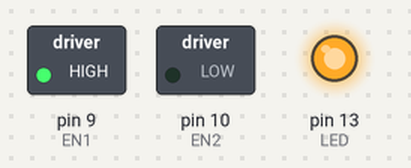
Bench run of a sketch on a simulated Arduino Uno, built with avr-gcc and run on an emulated ATmega328P. Shown: switched loads named in the sketch (green lamp = pin HIGH), output pins drawn as LEDs (lit = HIGH).

Above: at 1.0 s.
At 3.0 s:
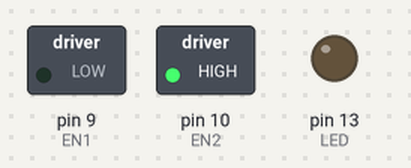
Timing chart, 0 to 5.2 s (numbered marks = the images above):
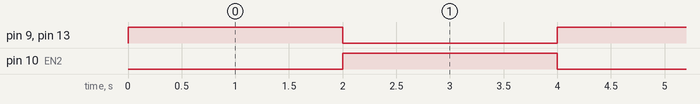

Measured:
- by itself, pin 9 (EN1), pin 10 (EN2), pin 13 (LED): alternates HIGH for 2.0 s and LOW for 2.0 s
- by itself, everything shown: repeats every 4.0 s, in 3 steps

The sketch:

linear_actuator_test.ino
```cpp
#define LED 13
//#define ENA 10
//#define ENB 5
#define EN1 9
#define EN2 10
//#define EN3 7
//#define EN4 6
int Motor_speed = 100;
void setup()
{
  //pinMode(ENA,OUTPUT);
  //pinMode(ENB,OUTPUT);
  pinMode(LED, OUTPUT);
  pinMode(EN1, OUTPUT);
  pinMode(EN2, OUTPUT);
  //pinMode(EN3,OUTPUT);
  //pinMode(EN4,OUTPUT);
}
void loop()
{
  digitalWrite(LED, HIGH);   // set the LED on

  digitalWrite(EN1, HIGH);
  digitalWrite(EN2, LOW);
  delay(2000);
  digitalWrite(EN1, HIGH);
  digitalWrite(EN2, HIGH);
//  delay(100);
  //  digitalWrite(EN1, HIGH);
  //  digitalWrite(EN2, HIGH);
  //  delay(100);

  digitalWrite(LED, LOW);   // set the LED on

  digitalWrite(EN1, LOW);
  digitalWrite(EN2, HIGH);
  delay(2000);
  digitalWrite(EN1, HIGH);
  digitalWrite(EN2, HIGH);
//  delay(100);
  //  digitalWrite(EN1, HIGH);
  //  digitalWrite(EN2, HIGH);
  //  delay(100);
}
```
